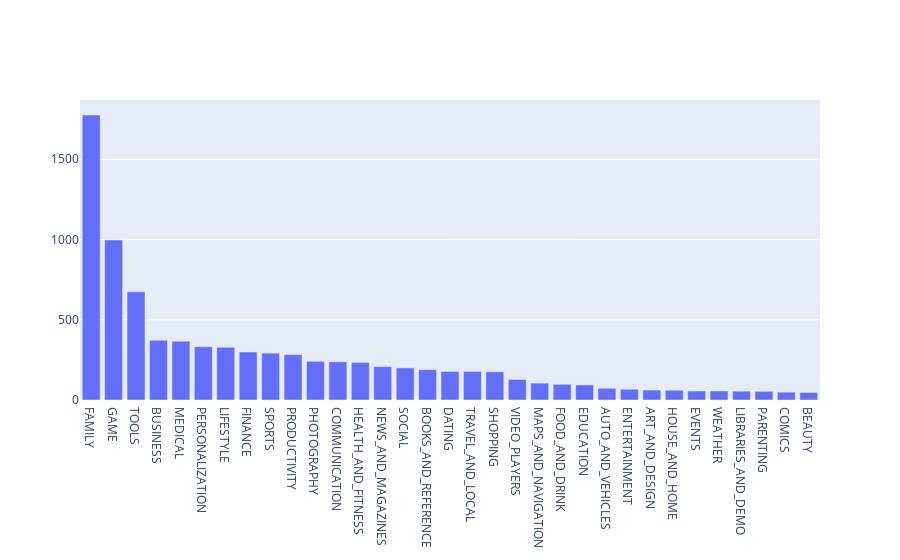

The notebook cell this image was saved under:
### Markdown cell above
# Exploring which app categories are the largest

### Code cell
#Creating data for a bar chart that shows the distribution of apps across categories
import plotly
plotly.offline.init_notebook_mode(connected=True)
import plotly.graph_objs as go

num_categories = set(apps['Category'].dropna())
print('Number of categories = ', len(num_categories))

#Number of apps in each category 
num_apps_in_category = apps['Category'].value_counts()

#Plotly bar graph to visualize
cat_data = [go.Bar(
        x = num_apps_in_category.index, #index = category name
        y = num_apps_in_category.values, #value = count
)]

plotly.offline.iplot(cat_data)

top_5_df = pd.DataFrame(num_apps_in_category)
top_5_df.head()

### Figure 1 — Plotly figure (JSON) as saved in the notebook; plotly's stock layout.template omitted (floating-point values rounded to 4 significant figures)
{"data": [{"type": "bar", "x": ["FAMILY", "GAME", "TOOLS", "BUSINESS", "MEDICAL", "PERSONALIZATION", "LIFESTYLE", "FINANCE", "SPORTS", "PRODUCTIVITY", "PHOTOGRAPHY", "COMMUNICATION", "HEALTH_AND_FITNESS", "NEWS_AND_MAGAZINES", "SOCIAL", "BOOKS_AND_REFERENCE", "DATING", "TRAVEL_AND_LOCAL", "SHOPPING", "VIDEO_PLAYERS", "MAPS_AND_NAVIGATION", "FOOD_AND_DRINK", "EDUCATION", "AUTO_AND_VEHICLES", "ENTERTAINMENT", "ART_AND_DESIGN", "HOUSE_AND_HOME", "EVENTS", "WEATHER", "LIBRARIES_AND_DEMO", "PARENTING", "COMICS", "BEAUTY"], "y": [1776, 997, 674, 372, 366, 332, 328, 299, 292, 283, 241, 238, 234, 208, 200, 189, 178, 178, 176, 128, 105, 98, 94, 73, 67, 62, 61, 56, 56, 55, 54, 49, 47]}], "layout": {"autosize": true, "xaxis": {"autorange": true, "range": [-0.5, 32.5], "type": "category"}, "yaxis": {"autorange": true, "range": [0, 1869.0], "type": "linear"}}}
